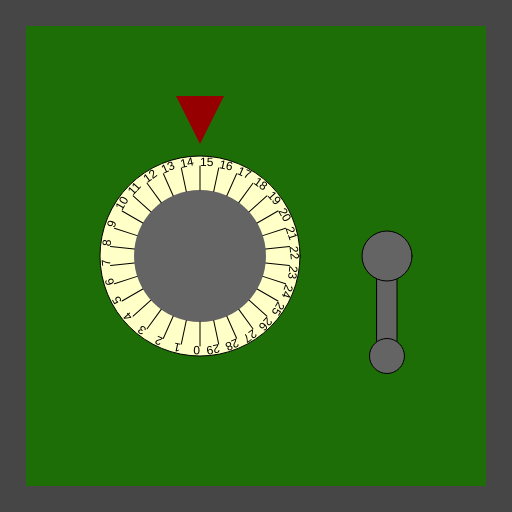
Frame 1 (no input)
Frame 60 (no input): identical to frame 1, image omitted
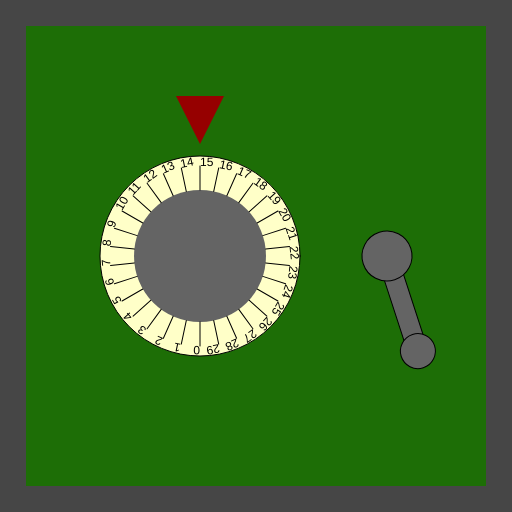
Frame 120 (the mouse pressed at the canvas centre since frame 60)

The p5.js sketch that drew these frames (run headless with seeded random() and noise() and a simulated clock; from frame 60 on, the mouse is pressed at the canvas centre):

// p5.js sketch
// ── sketch.js
/*

Officer: 6012708
CaseNum: 303-0-77415548-6012708

Case 303 - The Case of the Crooked Attorney
Stage 1 - Torvalds' Office

District Attorney Torvalds is well respected in Console City as an upstanding citizen and
enforcer of the law. Of course he’s as crooked as they come. I’ve had enough of having our
hard work at Sleuth and Co undermined by his bribes and back-payments. Let’s take take this
sucker down. I happen to know that Torvalds keeps his incriminating documents spread amongst
several safes in town. I’ll need you to bend the rules a little by breaking into them and
retrieving the incriminating evidence.

The first safe is in Torvald’s office. Crack it by doing the following:

	Whilst the mouse is being dragged:
	- Make restricted_box_combinationA equal to 12

	Whilst the mouse is moving:
	- Make restricted_box_combinationA equal to 15

	When any key is pressed:
	- Make restricted_box_combinationA equal to 5

	When any key is released:
	- Make restricted_box_combinationA equal to 4

	When any key is pressed:
	- Make restricted_box_combinationB equal to 7

	When the mouse button is pressed:
	- Make restricted_box_combinationB equal to 18

	When the mouse button is released:
	- Make restricted_box_combinationB equal to 4

	Whilst the mouse is being dragged:
	- Make restricted_box_combinationB equal to 70



There are many possible ways of investigating this case, but you
should use ONLY the following commands:

	- The assignment operator aka. the equals sign !

*/

//declare the variables

var restricted_box_combinationA;
var restricted_box_combinationB;


function preload()
{
	//IMAGES WILL BE LOADED HERE

}

function setup()
{
	createCanvas(512,512);

	//initialise the variables
	restricted_box_combinationA = 0;
	restricted_box_combinationB = 0;

}

///////////////////EVENT HANDLERS///////////////////

//Add your code to these events to open the safe ...

function mouseMoved()
{
	console.log("mouseMoved", mouseX, mouseY);
	restricted_box_combinationA = 15;
}

function mouseDragged()
{
	console.log("mouseDragged", mouseX, mouseY);
	restricted_box_combinationA = 12;
	restricted_box_combinationB = 70;
}

function mousePressed()
{
	console.log("mousePressed");
	restricted_box_combinationB = 18;
}

function mouseReleased()
{
	console.log("mouseReleased");
	restricted_box_combinationB = 4;
}

function keyPressed()
{
	console.log("keyPressed", key);
	restricted_box_combinationA = 5;
	restricted_box_combinationB = 7;
}

function keyReleased()
{
	console.log("keyReleased", key);
	restricted_box_combinationA = 4;
}

///////////////DO NOT CHANGE CODE BELOW THIS POINT///////////////////

function draw()
{


	//Draw the safe door
	background(70);
	noStroke();
	fill(29,110,6);
	rect(26,26,width-52,width-52);

	//Draw the combination dial
	push();
	translate(200,height/2);
	drawDial(200, restricted_box_combinationA, 30);
	pop();

	//Draw the lever
	push();
	translate(width - 125,256);
	drawLever(restricted_box_combinationB);
	pop();

}

function drawDial(diameter,num,maxNum)
{
	//the combination lock

	var r = diameter * 0.5;
	var p = r * 0.6;

	stroke(0);
	fill(255,255,200);
	ellipse(0,0,diameter,diameter);
	fill(100);
	noStroke();
	ellipse(0,0,diameter*0.66,diameter*0.66);
	fill(150,0,0);
	triangle(
		-p * 0.4,-r-p,
		p * 0.4,-r-p,
		0,-r-p/5
	);

	noStroke();

	push();
	var inc = 360/maxNum;

	rotate(radians(-num * inc));
	for(var i = 0; i < maxNum; i++)
	{
		push();
		rotate(radians(i * inc));
		stroke(0);
		line(0,-r*0.66,0,-(r-10));
		noStroke();
		fill(0);
		text(i,0,-(r-10));
		pop();
	}

	pop();
}

function drawLever(rot)
{
	push();
	rotate(radians(-rot))
	stroke(0);
	fill(100);
	rect(-10,0,20,100);
	ellipse(0,0,50,50);
	ellipse(0,100,35,35);
	pop();
}
